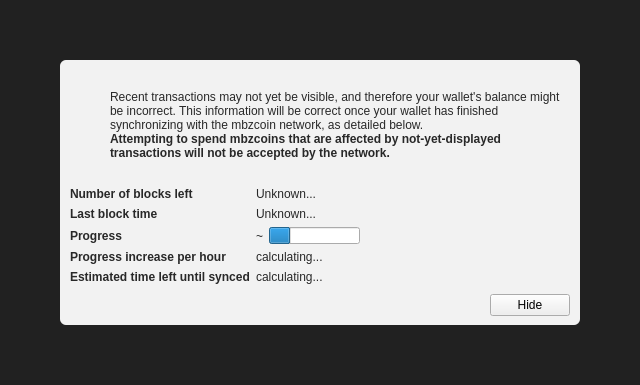
<?xml version="1.0" encoding="UTF-8"?>
<ui version="4.0">
 <class>ModalOverlay</class>
 <widget class="ModalOverlay" name="ModalOverlay">
  <property name="geometry">
   <rect>
    <x>0</x>
    <y>0</y>
    <width>640</width>
    <height>385</height>
   </rect>
  </property>
  <property name="windowTitle">
   <string>Form</string>
  </property>
  <layout class="QVBoxLayout" name="verticalLayout" stretch="0">
   <property name="sizeConstraint">
    <enum>QLayout::SetDefaultConstraint</enum>
   </property>
   <property name="leftMargin">
    <number>0</number>
   </property>
   <property name="topMargin">
    <number>0</number>
   </property>
   <property name="rightMargin">
    <number>0</number>
   </property>
   <property name="bottomMargin">
    <number>0</number>
   </property>
   <item>
    <widget class="QWidget" name="bgWidget" native="true">
     <property name="styleSheet">
      <string notr="true">#bgWidget { background: rgba(0,0,0,220); }</string>
     </property>
     <layout class="QVBoxLayout" name="verticalLayoutMain" stretch="1">
      <property name="leftMargin">
       <number>60</number>
      </property>
      <property name="topMargin">
       <number>60</number>
      </property>
      <property name="rightMargin">
       <number>60</number>
      </property>
      <property name="bottomMargin">
       <number>60</number>
      </property>
      <item>
       <widget class="QWidget" name="contentWidget" native="true">
        <property name="styleSheet">
         <string notr="true">#contentWidget { background: rgba(255,255,255,240); border-radius: 6px; }

QLabel { color: rgb(40,40,40);  }</string>
        </property>
        <layout class="QVBoxLayout" name="verticalLayoutSub" stretch="1,0,0,0">
         <property name="spacing">
          <number>0</number>
         </property>
         <property name="leftMargin">
          <number>10</number>
         </property>
         <property name="topMargin">
          <number>10</number>
         </property>
         <property name="rightMargin">
          <number>10</number>
         </property>
         <property name="bottomMargin">
          <number>10</number>
         </property>
         <item>
          <layout class="QHBoxLayout" name="horizontalLayoutIconText" stretch="0,1">
           <property name="topMargin">
            <number>20</number>
           </property>
           <item>
            <layout class="QVBoxLayout" name="verticalLayoutIcon">
             <property name="leftMargin">
              <number>0</number>
             </property>
             <item>
              <widget class="QPushButton" name="warningIcon">
               <property name="enabled">
                <bool>false</bool>
               </property>
               <property name="text">
                <string/>
               </property>
               <property name="icon">
                <iconset>
                 <normaloff>:/icons/warning</normaloff>
                 <disabledoff>:/icons/warning</disabledoff>:/icons/warning</iconset>
               </property>
               <property name="iconSize">
                <size>
                 <width>48</width>
                 <height>48</height>
                </size>
               </property>
               <property name="flat">
                <bool>true</bool>
               </property>
              </widget>
             </item>
             <item>
              <spacer name="verticalSpacerWarningIcon">
               <property name="orientation">
                <enum>Qt::Vertical</enum>
               </property>
               <property name="sizeHint" stdset="0">
                <size>
                 <width>20</width>
                 <height>40</height>
                </size>
               </property>
              </spacer>
             </item>
            </layout>
           </item>
           <item>
            <layout class="QVBoxLayout" name="verticalLayoutInfoText">
             <property name="leftMargin">
              <number>0</number>
             </property>
             <property name="topMargin">
              <number>0</number>
             </property>
             <item>
              <widget class="QLabel" name="infoText">
               <property name="text">
                <string>Recent transactions may not yet be visible, and therefore your wallet's balance might be incorrect. This information will be correct once your wallet has finished synchronizing with the mbzcoin network, as detailed below.</string>
               </property>
               <property name="textFormat">
                <enum>Qt::RichText</enum>
               </property>
               <property name="wordWrap">
                <bool>true</bool>
               </property>
              </widget>
             </item>
             <item>
              <widget class="QLabel" name="infoTextStrong">
               <property name="font">
                <font>
                 <weight>75</weight>
                 <bold>true</bold>
                </font>
               </property>
               <property name="text">
                <string>Attempting to spend mbzcoins that are affected by not-yet-displayed transactions will not be accepted by the network.</string>
               </property>
               <property name="textFormat">
                <enum>Qt::RichText</enum>
               </property>
               <property name="wordWrap">
                <bool>true</bool>
               </property>
              </widget>
             </item>
             <item>
              <spacer name="verticalSpacerInTextSpace">
               <property name="orientation">
                <enum>Qt::Vertical</enum>
               </property>
               <property name="sizeHint" stdset="0">
                <size>
                 <width>20</width>
                 <height>40</height>
                </size>
               </property>
              </spacer>
             </item>
            </layout>
           </item>
          </layout>
         </item>
         <item>
          <spacer name="verticalSpacerAfterText">
           <property name="orientation">
            <enum>Qt::Vertical</enum>
           </property>
           <property name="sizeHint" stdset="0">
            <size>
             <width>20</width>
             <height>40</height>
            </size>
           </property>
          </spacer>
         </item>
         <item>
          <layout class="QFormLayout" name="formLayout">
           <property name="fieldGrowthPolicy">
            <enum>QFormLayout::FieldsStayAtSizeHint</enum>
           </property>
           <property name="horizontalSpacing">
            <number>6</number>
           </property>
           <property name="verticalSpacing">
            <number>6</number>
           </property>
           <property name="topMargin">
            <number>10</number>
           </property>
           <item row="0" column="0">
            <widget class="QLabel" name="labelNumberOfBlocksLeft">
             <property name="font">
              <font>
               <weight>75</weight>
               <bold>true</bold>
              </font>
             </property>
             <property name="text">
              <string>Number of blocks left</string>
             </property>
            </widget>
           </item>
           <item row="0" column="1">
            <widget class="QLabel" name="numberOfBlocksLeft">
             <property name="text">
              <string>Unknown...</string>
             </property>
            </widget>
           </item>
           <item row="1" column="0">
            <widget class="QLabel" name="labelLastBlockTime">
             <property name="font">
              <font>
               <weight>75</weight>
               <bold>true</bold>
              </font>
             </property>
             <property name="text">
              <string>Last block time</string>
             </property>
            </widget>
           </item>
           <item row="1" column="1">
            <widget class="QLabel" name="newestBlockDate">
             <property name="sizePolicy">
              <sizepolicy hsizetype="Maximum" vsizetype="Preferred">
               <horstretch>0</horstretch>
               <verstretch>0</verstretch>
              </sizepolicy>
             </property>
             <property name="text">
              <string>Unknown...</string>
             </property>
            </widget>
           </item>
           <item row="2" column="0">
            <widget class="QLabel" name="labelSyncDone">
             <property name="font">
              <font>
               <weight>75</weight>
               <bold>true</bold>
              </font>
             </property>
             <property name="text">
              <string>Progress</string>
             </property>
            </widget>
           </item>
           <item row="2" column="1">
            <layout class="QHBoxLayout" name="horizontalLayoutSync" stretch="0,1">
             <item>
              <widget class="QLabel" name="percentageProgress">
               <property name="text">
                <string notr="true">~</string>
               </property>
              </widget>
             </item>
             <item>
              <widget class="QProgressBar" name="progressBar">
               <property name="value">
                <number>24</number>
               </property>
               <property name="format">
                <string/>
               </property>
              </widget>
             </item>
            </layout>
           </item>
           <item row="4" column="0">
            <widget class="QLabel" name="labelProgressIncrease">
             <property name="font">
              <font>
               <weight>75</weight>
               <bold>true</bold>
              </font>
             </property>
             <property name="text">
              <string>Progress increase per hour</string>
             </property>
            </widget>
           </item>
           <item row="4" column="1">
            <widget class="QLabel" name="progressIncreasePerH">
             <property name="text">
              <string>calculating...</string>
             </property>
            </widget>
           </item>
           <item row="5" column="0">
            <widget class="QLabel" name="labelEstimatedTimeLeft">
             <property name="font">
              <font>
               <weight>75</weight>
               <bold>true</bold>
              </font>
             </property>
             <property name="text">
              <string>Estimated time left until synced</string>
             </property>
            </widget>
           </item>
           <item row="5" column="1">
            <widget class="QLabel" name="expectedTimeLeft">
             <property name="text">
              <string>calculating...</string>
             </property>
            </widget>
           </item>
          </layout>
         </item>
         <item>
          <layout class="QHBoxLayout" name="horizontalLayoutButtons">
           <property name="leftMargin">
            <number>10</number>
           </property>
           <property name="topMargin">
            <number>10</number>
           </property>
           <item>
            <spacer name="horizontalSpacer">
             <property name="orientation">
              <enum>Qt::Horizontal</enum>
             </property>
             <property name="sizeHint" stdset="0">
              <size>
               <width>40</width>
               <height>20</height>
              </size>
             </property>
            </spacer>
           </item>
           <item>
            <widget class="QPushButton" name="closeButton">
             <property name="text">
              <string>Hide</string>
             </property>
            </widget>
           </item>
          </layout>
         </item>
        </layout>
       </widget>
      </item>
     </layout>
    </widget>
   </item>
  </layout>
 </widget>
 <customwidgets>
  <customwidget>
   <class>ModalOverlay</class>
   <extends>QWidget</extends>
   <header>qt/modaloverlay.h</header>
   <container>1</container>
  </customwidget>
 </customwidgets>
 <resources/>
 <connections/>
</ui>
